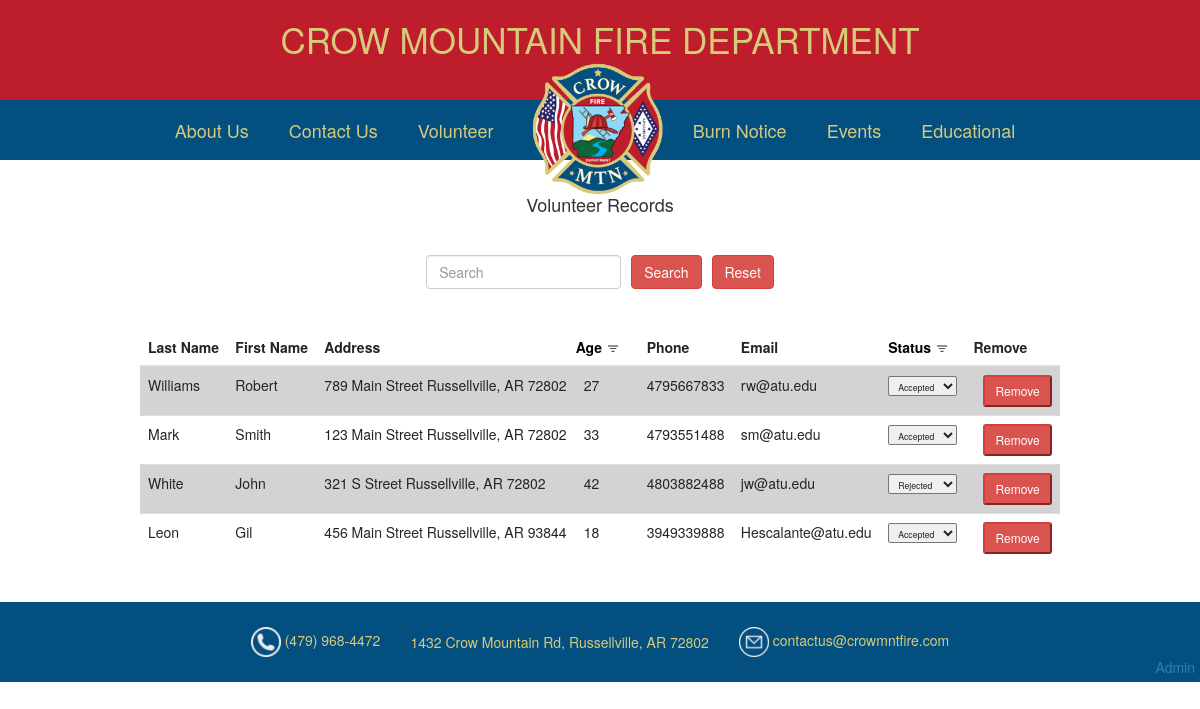
/administrator/ (signed in), run on the app's committed database.
### firedepartment/models.py (models this page shows)
class Volunteer(models.Model):
    status =(
        ("Pending", "Pending"),
        ("Accepted", "Accepted"),
        ("Rejected", "Rejected"),
    )
    Citizen = models.ForeignKey(Citizen, on_delete=models.CASCADE)
    Acceptance_Status = models.CharField(max_length=50, null=True, choices=status)
    Date_Form_Submitted = models.DateField(auto_now_add=True, null=True)

class Citizen(models.Model):
    CitizenID = models.UUIDField(primary_key=True, default=uuid.uuid4, editable=False)
    First_Name = models.CharField(max_length=50, null=True)
    Last_Name =  models.CharField(max_length=50, null=True)
    Phone = models.CharField(max_length=10,null=True)
    Address = models.CharField(max_length=100, null=True)
    Age = models.IntegerField(null=True)
    Email = models.EmailField(max_length=30, null=True)

### firedepartment/views.py (the view, shortened to what this page needs)
# urls.py: path('administrator/', views.administrator, name='administrator'),
@login_required(login_url='login')
def administrator(request):
    asc = request.POST.get('asc')
    citizens = Citizen.objects.all()
    searchedValue="Search"
    searchedValue = request.POST.get("search")
    volunteers = Volunteer.objects.filter(Citizen__in=citizens)
    vid=request.POST.get('vid')
    print(request.POST)
    if request.POST.get("remove"):
        Citizen.objects.filter(CitizenID=vid).delete()
    if request.POST.get("dropdown"):
        print(request.POST.get("vid"))
        Volunteer.objects.filter(id=vid).update(Acceptance_Status=request.POST.get("dropdown"))
    return render(request, 'pages/admin/adminpanel.html', {'volunteers':volunteers, 'isasc':asc, 'searchedValue':searchedValue})

### templates/pages/admin/adminpanel.html (shortened to what this page needs)
{% extends 'base.html' %}
{%load static%}
{%block styles%}
<link rel="stylesheet" href="{%static 'css/admin.css'%}">
{%endblock%}
{% block content %}
<div class="container">
    <div class="row">
        <div class="col-sm-1"></div>
        <div class="col-sm-10 tableColumn">
        <h4>Volunteer Records</h4>
            <div class="searchFormContainer">
                <form class="form-inline searchform" autocomplete="off" method="POST" action="">
                  <input class="form-control " id='search' type="search" value="{% if  searchedValue%}{{searchedValue}}{% endif %}" name="search"  placeholder="Search" >
                  <input type="submit" value="Search" class="btn btn-danger" width="30">
                </form>
                <form class="form-inline reset" method="POST" action="">
                  <button type="submit" class="btn btn-danger " width="30">Reset</button>
                </form>
            </div>
            <table class="table">
                <thead>
                  <tr>
                    <th scope="col">Last Name</th>
                    <th scope="col">First Name</th>
                    <th scope="col">Address</th>
                    <th scope="col" id="ageCol">
                    <form name="agefilter" id="agefilter" method="POST" action="">
                    <a href="#" id="age" name="filterbyage" onClick=" document.getElementById('agefilter').submit(); ">Age</a>
                    </form>
                    </th>
                    <th scope="col">Phone</th>
                    <th scope="col">Email</th>
                    <th scope="col">
                    <form name="statusfilter" id="statusfilter" method="POST" action="">
                    <a href="#" id="age" name="filterbystatus" onClick=" document.getElementById('agefilter').submit(); ">Status</a>
                    </form>
                    </th>
                    <th scope="col">Remove</th>
                  </tr>
                </thead>
                <tbody>
                  {% for volunteer in volunteers%}
                  <tr>
                    <td>{{volunteer.Citizen.Last_Name}}</td>
                    <td>{{volunteer.Citizen.First_Name}}</td>
                    <td>{{volunteer.Citizen.Address}}</td>
                    <td>{{volunteer.Citizen.Age}}&nbsp;&nbsp;&nbsp;&nbsp;&nbsp;&nbsp;&nbsp;&nbsp;</td>
                    <td>{{volunteer.Citizen.Phone}}</td>
                    <td>{{volunteer.Citizen.Email}}</td>
                    <td>
                    <form name="statusform" id="statusform{{volunteer.id}}" method="POST" action="/administrator/" onchange="document.getElementById('statusform{{volunteer.id}}').submit();" >
                    <select name="dropdown" id="dropdown{{volunteer.id}}" class="form-control-sm" onchange="console.log(document.getElementById('dropdown{{volunteer.id}}').value);" >
                      <option value="{{volunteer.Acceptance_Status}}" disabled selected >{{volunteer.Acceptance_Status}}</option>
                    </select>
                    </form>
                    </td>
                    <td >
                    <form method="post" action="">{% csrf_token %}
                    <input type="submit" name="remove" class="btn-sm btn-danger" value="Remove">
                    </form>
                    </td>
                  </tr>
                  {% endfor %}
                </tbody>
              </table>
        </div>
        <div class="col-sm-1"></div>
    </div>
</div>
{% endblock %}

### templates/base.html (shortened to what this page needs)
{% load static %}
<!DOCTYPE html>
<html lang="en">
<head>
    <link rel="stylesheet" href="https://stackpath.bootstrapcdn.com/bootstrap/4.4.1/css/bootstrap.min.css">
<link rel="stylesheet" href="{% static 'css/main.css' %}">
{%block styles%}{%endblock%}
</head>
<body>
    {%include 'sections/navbar.html'%}
                {%block content%}
                {%endblock%}
    {%include 'sections/footer.html'%}
</body>
</html>

### templates/sections/navbar.html (shortened to what this page needs)
<link rel="stylesheet" href="https://maxcdn.bootstrapcdn.com/bootstrap/3.3.6/css/bootstrap.min.css">
{% load static %}
<nav>
    <div id="title">
        <h1>CROW MOUNTAIN FIRE DEPARTMENT</h1>
    </div>
    <div id="bar">
            <a class="navbar-brand" href="{% url 'aboutus' %}">About Us</a>
            <a class="navbar-brand" href="{% url 'contactus' %}">Contact Us</a>
            <a class="navbar-brand" href="{% url 'volunteer' %}">Volunteer</a>
            <a href="{% url 'index' %}"><img src="{% static 'images/logo.png' %}" height="150"></a>
            <a class="navbar-brand" href="{% url 'burnnotice' %}">Burn Notice</a>
            <a class="navbar-brand" href="{% url 'events' %}">Events</a>
            <a class="navbar-brand" href="{% url 'educational' %}">Educational</a>
    </div>
</nav>

### templates/sections/footer.html (shortened to what this page needs)
<link rel="stylesheet" href="https://maxcdn.bootstrapcdn.com/bootstrap/3.3.6/css/bootstrap.min.css">
{% load static %}
<footer>
    <div id="contact">
        <a>
            <img src="{% static 'images/phone.png' %}" width="30" height="30">
            (479) 968-4472
        </a>
        <a>
            1432 Crow Mountain Rd, Russellville, AR 72802
        <a>
            <img src="{% static 'images/email_OG.png' %}" width="30" height="30">
            contactus@crowmntfire.com
        </a>
    </div>
    <div id="admin">
        <a href="{% url 'login' %}">Admin</a>
    </div>
</footer>

### static/css/admin.css (style rules this page uses)
.btn { background-color: #A80B1B; }
.btn-sm { margin-left: 10px; }
form.form-inline.searchform input[type='submit'] { margin-right: 10px!important; margin-left: 10px; }
.searchFormContainer { display:flex; justify-content:center; margin-bottom: 5vh; margin-top: 5vh; }
#ageCol { padding-left: 0; }
table a { color: black; }
h4 { text-align: center; }
@media only screen and (min-width: 1001px) { tbody tr:nth-of-type(odd) { background-color: lightgray; } }

### templates/sections/navbar.html (style rules this page uses)
#title { background-color: #be1d2c; color: #d8ca7b; height: 100px; display: flex; justify-content: center; word-wrap: none; }
#title h1 { font-size: 2.5em; }
#bar { background-color: #034f7f; color: #d8ca7b; height: 60px; display: flex; justify-content: center; align-items: center; margin-bottom: 25px; }
#bar a { color: #d8ca7b; }

### templates/sections/footer.html (style rules this page uses)
footer { background-color: #034f7f; color: #d8ca7b; height: 80px; margin-top: 20px; }
#contact { height: 80px; display: flex; align-items: center; justify-content: center; }
#contact a { margin-right: 15px; margin-left: 15px; }
#admin { height: 20px; margin-top: -25px; margin-right: 5px; display: flex; align-items: center; justify-content: flex-end; }

### data on the page
Volunteer: Citizen.Last_Name "Williams", Citizen.First_Name "Robert", Citizen.Address "789 Main Street Russellville, AR 72802", Citizen.Age "27", Citizen.Phone "4795667833", Citizen.Email "rw@atu.edu", dropdown "Accepted"
Volunteer: Citizen.Last_Name "Mark", Citizen.First_Name "Smith", Citizen.Address "123 Main Street Russellville, AR 72802", Citizen.Age "33", Citizen.Phone "4793551488", Citizen.Email "sm@atu.edu", dropdown "Accepted"
Volunteer: Citizen.Last_Name "White", Citizen.First_Name "John", Citizen.Address "321 S Street Russellville, AR 72802", Citizen.Age "42", Citizen.Phone "4803882488", Citizen.Email "jw@atu.edu", dropdown "Rejected"
Volunteer: Citizen.Last_Name "Leon", Citizen.First_Name "Gil", Citizen.Address "456 Main Street Russellville, AR 93844", Citizen.Age "18", Citizen.Phone "3949339888", Citizen.Email "Hescalante@atu.edu", dropdown "Accepted"
